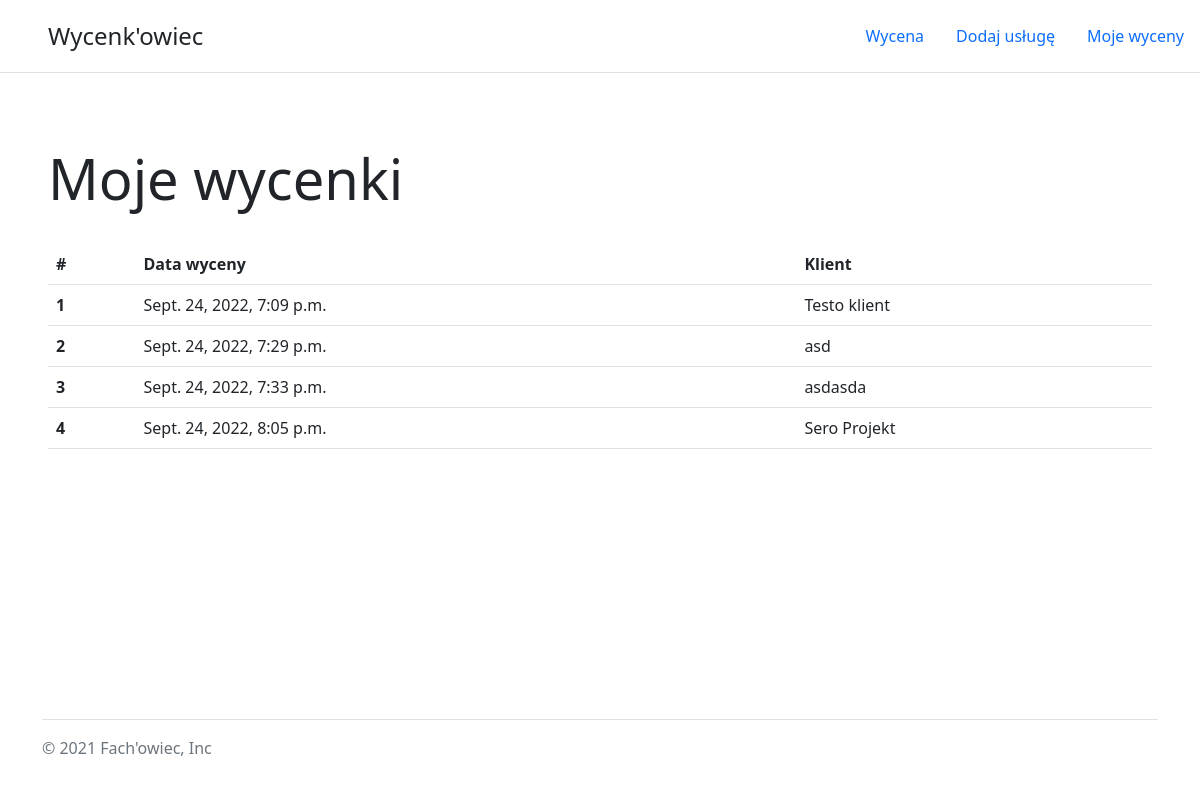
Screenshot of /user-pricings/ with the database file from the repository.
### main/models.py (models this page shows)
class Pricing(models.Model):
    client = models.CharField(max_length=64)
    services = models.ManyToManyField(Service, through='PricingService')
    discount = models.IntegerField(default=0)
    user = models.ForeignKey(User, on_delete=models.CASCADE)
    created = models.DateTimeField(auto_now_add=True)

### main/views.py (the view)
# urls.py: path('user-pricings/', UserPricings.as_view())
class UserPricings(View):
    def get(self, request):
        user = User.objects.get(pk=1)
        pricings = Pricing.objects.filter(user=user)
        return render(request, "user_pricings.html", {'pricings': pricings})

### main/templates/user_pricings.html (shortened to what this page needs)
{% extends "__base__.html" %}
{% load static %}
{% block content %}
<h1 class="display-4">Moje wycenki</h1>
<br>
<table class="table">
  <thead class="thead-dark">
    <tr>
      <th scope="col">#</th>
      <th scope="col">Data wyceny</th>
      <th scope="col">Klient</th>
    </tr>
  </thead>
  <tbody>
  {% for pricing in pricings %}
    <tr onclick="window.location='/pricing/{{ pricing.id }}';" style="cursor: pointer;">
      <th scope="row">{{ forloop.counter }}</th>
      <td>{{ pricing.created }}</td>
      <td>{{ pricing.client }}</td>
    </tr>
  {% endfor %}
  </tbody>
</table>
{% endblock content %}

### rows the page displays
Pricing: created "Sept. 24, 2022, 7:09 p.m.", client "Testo klient"
Pricing: created "Sept. 24, 2022, 7:29 p.m.", client "asd"
Pricing: created "Sept. 24, 2022, 7:33 p.m.", client "asdasda"
Pricing: created "Sept. 24, 2022, 8:05 p.m.", client "Sero Projekt"
